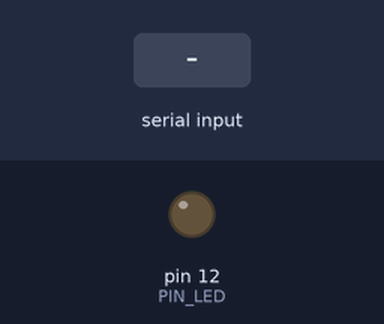
Recording of a sketch running on a simulated Arduino Mega 2560, built with avr-gcc and run on an emulated ATmega2560. Parts: output pins drawn as LEDs (lit = HIGH). The inputs (shaded band) are chosen by the test bench. What the sketch prints to the serial monitor is not drawn.

Above: at 1.2 s.
1.3 s: "F\n" received over the second serial link
At 3.1 s:
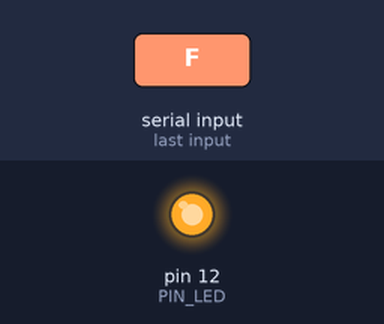
3.8 s: "1\n" received over the second serial link
Timing chart, 0 to 6.8 s (numbered marks = the images above; inputs shaded):
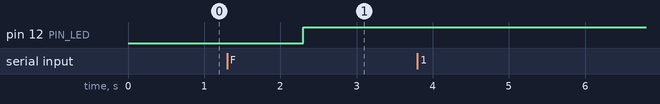

Measured:
- after the input at 1.3 s, pin 12 (PIN_LED): LOW → HIGH after 1.0 s
- after the input at 3.8 s, every drawn part: stays the same

The sketch:

reserve.ino
```cpp
#include <pt.h>

#define PT_DELAY(pt, ms, ts) \
    ts = millis(); \
    PT_WAIT_WHILE(pt, millis()-ts < (ms));

#define PIN_LED 12

#define FREE 0
#define RESERVE 1

String val = "F";
String car_ID = "";

int ledStatus = FREE;

struct pt pt_taskLED;
struct pt pt_taskSendSerial;

///////////////////////////////////////////////////////
void setValue(){
  car_ID = val.substring(1,7);
  switch(val.charAt(0)) {
    case 'F':
	  ledStatus = RESERVE;
    break;
  }
}

///////////////////////////////////////////////////////
void serialEvent() {
  if (Serial1.available() > 0) {
    val = Serial1.readStringUntil('\r');
    Serial.print("value Recieve : ");
    Serial.println(val);
    Serial1.flush();
    setValue();
  }
}

///////////////////////////////////////////////////////
void sendSerial(){
  String sendData = String(val.charAt(0));
  sendData += car_ID;
  Serial1.print(sendData);
  Serial1.print('\r');
  Serial.print(sendData);
  Serial.print('\r');
}

///////////////////////////////////////////////////////
PT_THREAD(taskSendSerial(struct pt* pt))
{
  static uint32_t ts;

  PT_BEGIN(pt);

  while (1)
  {
    sendSerial();
    PT_DELAY(pt, 600, ts);
  }

  PT_END(pt);
}


///////////////////////////////////////////////////////
PT_THREAD(taskLED(struct pt* pt))
{
  static uint32_t ts;

  PT_BEGIN(pt);

  while (1)
  {
    digitalWrite(PIN_LED, ledStatus);
    PT_DELAY(pt, 150, ts);
  }

  PT_END(pt);
}

///////////////////////////////////////////////////////
void setup()
{
  Serial1.begin(115200);
  Serial.begin(115200);

  pinMode(PIN_LED, OUTPUT);
  PT_INIT(&pt_taskLED);
}

///////////////////////////////////////////////////////
void loop()
{
  taskLED(&pt_taskLED);

  serialEvent();
  taskSendSerial(&pt_taskSendSerial);
}
```
